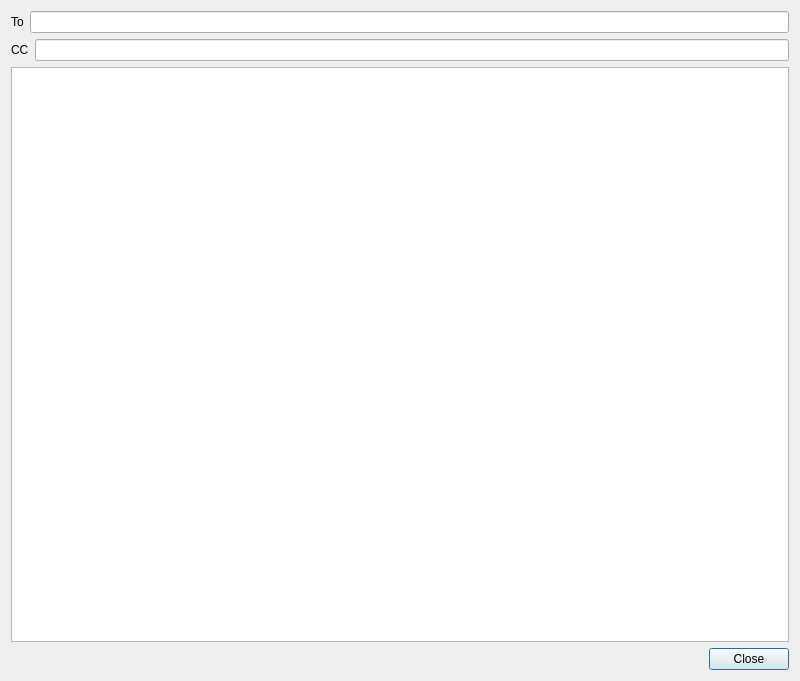
<?xml version="1.0" encoding="UTF-8"?>
<ui version="4.0">
 <class>Dialog</class>
 <widget class="QDialog" name="Dialog">
  <property name="geometry">
   <rect>
    <x>0</x>
    <y>0</y>
    <width>800</width>
    <height>681</height>
   </rect>
  </property>
  <property name="windowTitle">
   <string>Invoice Preview</string>
  </property>
  <layout class="QGridLayout" name="gridLayout">
   <item row="1" column="1">
    <widget class="QTextEdit" name="invoice_preview">
     <property name="readOnly">
      <bool>true</bool>
     </property>
    </widget>
   </item>
   <item row="0" column="1">
    <layout class="QVBoxLayout" name="verticalLayout">
     <item>
      <layout class="QHBoxLayout" name="horizontalLayout_2">
       <item>
        <widget class="QLabel" name="label">
         <property name="text">
          <string>To</string>
         </property>
        </widget>
       </item>
       <item>
        <widget class="QLineEdit" name="piemail_edit"/>
       </item>
      </layout>
     </item>
     <item>
      <layout class="QHBoxLayout" name="horizontalLayout_3">
       <item>
        <widget class="QLabel" name="label_2">
         <property name="text">
          <string>CC</string>
         </property>
        </widget>
       </item>
       <item>
        <widget class="QLineEdit" name="ademail_edit"/>
       </item>
      </layout>
     </item>
    </layout>
   </item>
   <item row="2" column="1">
    <layout class="QHBoxLayout" name="horizontalLayout">
     <item>
      <spacer name="horizontalSpacer">
       <property name="orientation">
        <enum>Qt::Horizontal</enum>
       </property>
       <property name="sizeHint" stdset="0">
        <size>
         <width>40</width>
         <height>20</height>
        </size>
       </property>
      </spacer>
     </item>
     <item>
      <widget class="QPushButton" name="preview_cancel">
       <property name="text">
        <string>Close</string>
       </property>
      </widget>
     </item>
    </layout>
   </item>
  </layout>
 </widget>
 <resources/>
 <connections/>
</ui>
